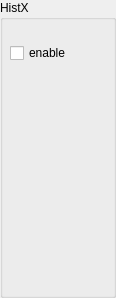
<?xml version="1.0" encoding="UTF-8"?>
<ui version="4.0">
 <class>HistXBox</class>
 <widget class="QGroupBox" name="HistXBox">
  <property name="geometry">
   <rect>
    <x>0</x>
    <y>0</y>
    <width>116</width>
    <height>298</height>
   </rect>
  </property>
  <property name="sizePolicy">
   <sizepolicy hsizetype="Minimum" vsizetype="Preferred">
    <horstretch>0</horstretch>
    <verstretch>0</verstretch>
   </sizepolicy>
  </property>
  <property name="minimumSize">
   <size>
    <width>116</width>
    <height>0</height>
   </size>
  </property>
  <property name="windowTitle">
   <string>GroupBox</string>
  </property>
  <property name="title">
   <string>HistX</string>
  </property>
  <widget class="QCheckBox" name="enable">
   <property name="geometry">
    <rect>
     <x>10</x>
     <y>40</y>
     <width>93</width>
     <height>26</height>
    </rect>
   </property>
   <property name="text">
    <string>enable</string>
   </property>
  </widget>
 </widget>
 <resources/>
 <connections/>
</ui>
